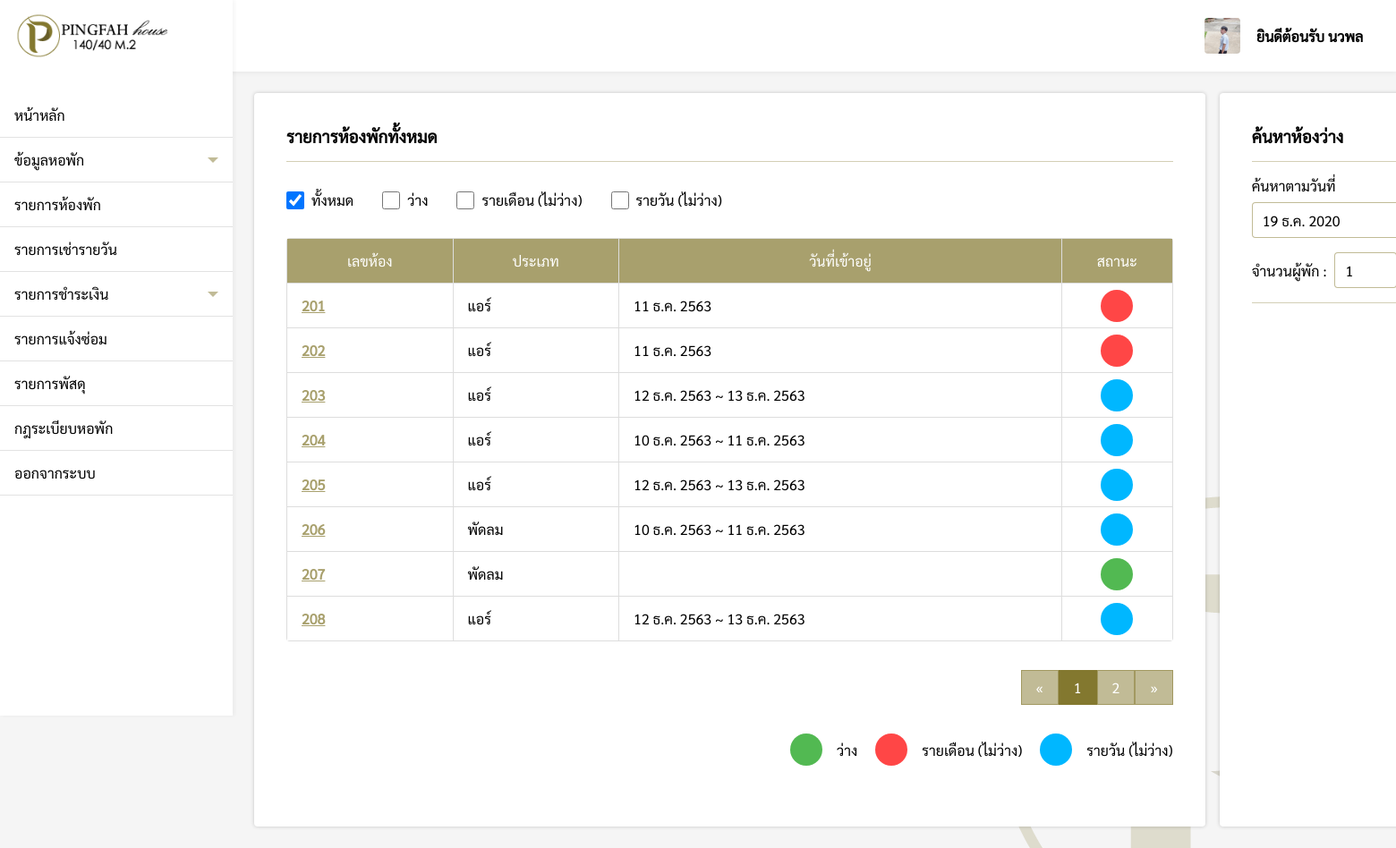
Before: /pages/employee/roomList/index.php (signed in) with the older database file.
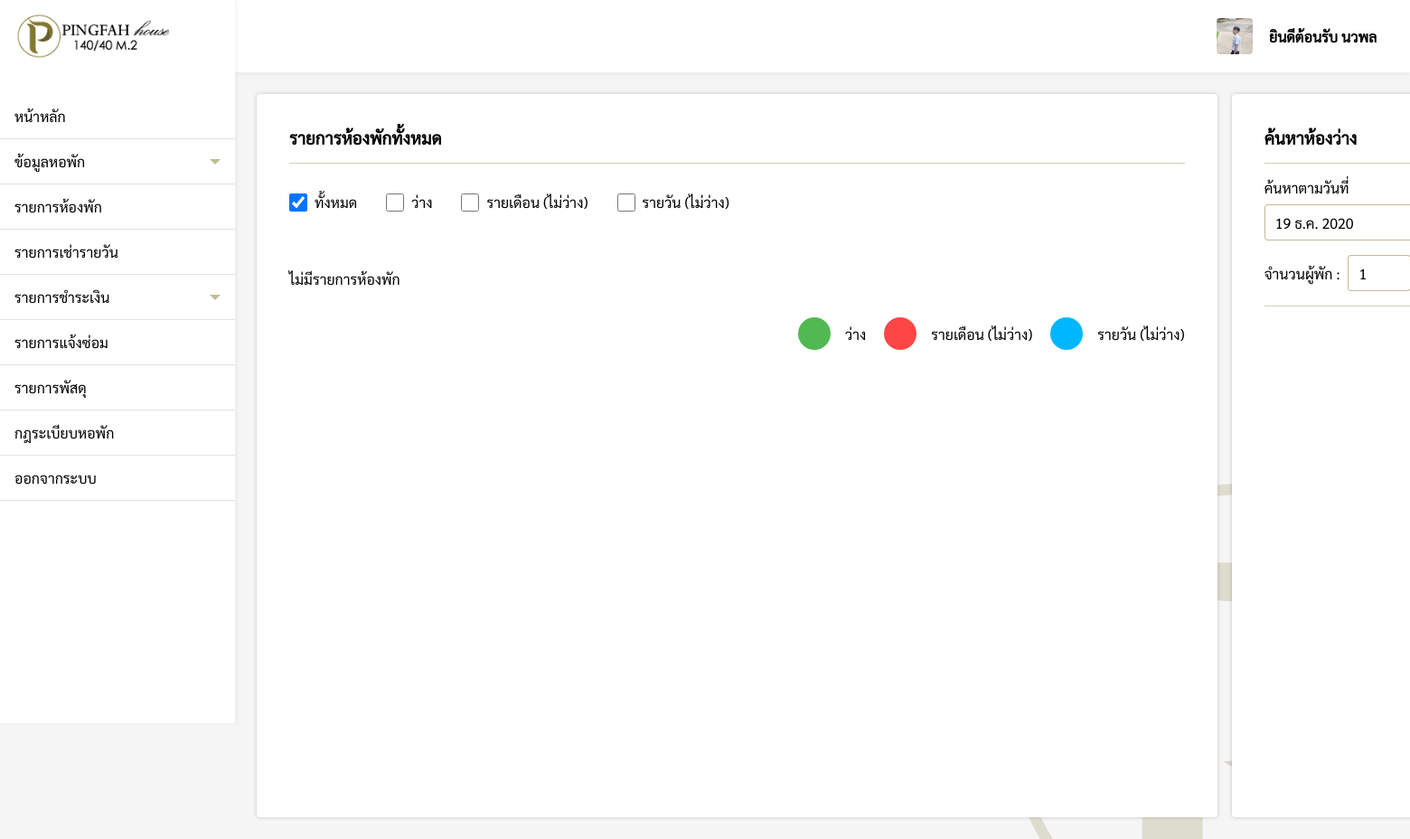
After: the same page with the newer database file.
### tables this page shows
CREATE TABLE `employee` (
  `id` int(11) NOT NULL,
  `title_name` varchar(200) NOT NULL,
  `firstname` varchar(200) NOT NULL,
  `lastname` varchar(200) NOT NULL,
  `nickname` varchar(200) NOT NULL,
  `position` varchar(200) NOT NULL,
  `id_card` varchar(200) NOT NULL,
  `tel` varchar(200) NOT NULL,
  `email` varchar(200) NOT NULL,
  `id_line` varchar(200) NOT NULL,
  `birthday` varchar(200) NOT NULL,
  `age` varchar(200) NOT NULL,
  `race` varchar(200) NOT NULL,
  `nationality` varchar(200) NOT NULL,
  `address` varchar(200) NOT NULL,
  `pic_idcard` varchar(200) NOT NULL,
  `pic_home` varchar(200) NOT NULL,
  `profile_img` varchar(200) NOT NULL,
  `username` varchar(200) NOT NULL,
  `password` varchar(200) NOT NULL
);

CREATE TABLE `roomlist` (
  `room_id` varchar(200) NOT NULL,
  `room_type` varchar(200) NOT NULL,
  `room_status` varchar(200) NOT NULL,
  `come` varchar(200) NOT NULL,
  `check_in` varchar(200) NOT NULL,
  `check_out` varchar(200) NOT NULL
);

### pages/employee/roomList/index.php (the view, shortened to what the changed rows need)
<?php
if($_SESSION['level'] == 'employee'){
    include('../../connection.php');
    include('../../../components/sidebarEPY.php');
    $check = @$_REQUEST['Status'];
    $people = @$_REQUEST['people'];
    $num = 1;
    function DateThai($strDate)
    {
        $strYear = date("Y",strtotime($strDate))+543;
        $strMonth= date("n",strtotime($strDate));
        $strDay= date("j",strtotime($strDate));
        $strMonthCut = Array("","ม.ค.","ก.พ.","มี.ค.","เม.ย.","พ.ค.","มิ.ย.","ก.ค.","ส.ค.","ก.ย.","ต.ค.","พ.ย.","ธ.ค.");
        $strMonthThai=$strMonthCut[$strMonth];
        return "$strDay $strMonthThai $strYear";
    }
?>
<!DOCTYPE html>
<html lang="en">
<head>
    <link rel="stylesheet" href="../../../css/roomList.css">
    <link rel="stylesheet" href="../../../css/my-style.css">
</head>
<body>
    <div class="box" id="roomList">
        <div style="padding:24px;">
            <div class="box-grid">
                <div class="roomList-box">
                    <div>
                        <h3>รายการห้องพักทั้งหมด</h3>
                    </div>
                    <div class="hr"></div>
                    <div style="display:flex;align-items:center;">
                        <div style="padding:16px 16px 32px 0px;display:flex;align-items:center;">
                           <input type="checkbox" id="all" onchange="searchCheck(this.id)" <?php if(!isset($check)){ echo "checked"; } ?>>
                            <label for="scales">ทั้งหมด</label>
                        </div>
                        <div style="padding:16px 16px 32px 16px;display:flex;align-items:center;">
                            <input type="checkbox" id="available" onchange="searchCheck(this.id)"
                                <?php if(isset($check)){ if($check == "available"){ echo "checked";}} ?>>
                            <label for="scales">ว่าง</label>
                        </div>
                        <div style="padding:16px 16px 32px 16px;display:flex;align-items:center;">
                            <input type="checkbox" id="unavailable" onchange="searchCheck(this.id)"
                                <?php if(isset($check)){ if($check == "unavailable"){ echo "checked";}} ?>>
                            <label for="scales">รายเดือน (ไม่ว่าง)</label>
                        </div>
                        <div style="padding:16px 16px 32px 16px;display:flex;align-items:center;">
                            <input type="checkbox" id="daily" onchange="searchCheck(this.id)"
                                <?php if(isset($check)){ if($check == "daily"){ echo "checked";}} ?>>
                            <label for="scales">รายวัน (ไม่ว่าง)</label>
                        </div>
                    </div>
                    <?php
                    $perpage = 8;
                    if(isset($_GET['page'])){
                        $page = $_GET['page'];
                    }else{
                        $page = 1;
                    }
                    $start = ($page - 1) * $perpage;
                    if($check == "available"){
                        $status = "ว่าง";
                        $roomlist = "SELECT * FROM  roomList WHERE room_status = '$status' ORDER BY room_id LIMIT {$start} , {$perpage}";
                    }else if($check == "unavailable"){
                        $status = "ไม่ว่าง";
                        $roomlist = "SELECT * FROM  roomList WHERE room_status = '$status' ORDER BY room_id LIMIT {$start} , {$perpage}";
                    }else{
                        $roomlist = "SELECT * FROM  roomList ORDER BY room_id LIMIT {$start} , {$perpage}";
                    }
                    $room_result = $conn->query($roomlist);
                    if ($room_result->num_rows > 0) {
                    ?>
                    <table>
                        <tr>
                            <th>เลขห้อง</th>
                            <th>ประเภท</th>
                            <th>วันที่เข้าอยู่</th>
                            <th>สถานะ</th>
                        </tr>
                        <?php
                            while($row = mysqli_fetch_array($room_result)) {
                        ?>
                        <form action="../roomList/function/editType.php?ID=<?php echo $row["room_id"]; ?>"
                            method='POST'>
                            <tr>
                                <td><a
                                        href="../roomList/room_id.php?ID=<?php echo $row[0] ?>"><?php echo $row["room_id"]; ?></a>
                                </td>
                                <td <?php echo "id='typeShow" .$row["room_id"] . "'" ?>><?php echo $row["room_type"]; ?>
                                </td>
                                <td>
                                    <?php if($row['come'] != null && $row['room_status'] != 'เช่ารายวัน'){ echo DateThai($row['come']); }; ?>
                                    <?php if($row['check_in'] != null && $row['come'] == null){ echo DateThai($row['check_in']) ." ~ " .DateThai($row['check_out']); } ?>
                                </td>
                                <td>
                                    <?php
                                        if($row["room_status"] == 'ว่าง'){
                                            echo "<div class='status-available'></div>";
                                        }else if($row["room_status"] == 'ไม่ว่าง'){
                                            echo "<div class='status-unavailable'></div>";
                                        }else if($row["room_status"] == 'เช่ารายวัน'){
                                            echo "<div class='status-daily'></div>";
                                        }
                                    ?>
                                </td>
                            </tr>
                        </form>
                        <?php  $num++; }?>
                    </table>
                    <?php
                    if($check == "available"){
                        $sql2 = "SELECT * FROM roomlist WHERE room_status = 'ว่าง'";
                    }else if($check == "unavailable"){
                        $sql2 = "SELECT * FROM roomlist WHERE room_status = 'ไม่ว่าง'";
                    }else if($check == "daily"){
                        $sql2 = "SELECT * FROM roomlist WHERE room_status = 'เช่ารายวัน'";
                    }else{
                        $sql2 = "SELECT * FROM roomlist";
                    }
                    $query2 = mysqli_query($conn, $sql2);
                    $total_record = mysqli_num_rows($query2);
                    $total_page = ceil($total_record / $perpage);
                    ?>
                    <div style="display:flex;justify-content:flex-end">
                        <div class="pagination">
                            <?php
                            if($check == "available"){
                            ?>
                            <a href="index.php?Status=available&page=1">&laquo;</a>
                            <?php for($i=1;$i<=$total_page;$i++){ ?>
                            <a href="index.php?Status=available&page=<?php echo $i; ?>"
                                <?php if($page == $i){ echo "style='background-color: rgb(131, 120, 47, 1);color:#fff;'"; }?>><?php echo $i; ?></a>
                            <?php } ?>
                            <a href="index.php?Status=available&page=<?php echo $total_page; ?>">&raquo;</a>
                            <?php
                            }else{
                            ?>
                            <a href="index.php?page=1">&laquo;</a>
                            <?php for($i=1;$i<=$total_page;$i++){ ?>
                            <a href="index.php?page=<?php echo $i; ?>"
                                <?php if($page == $i){ echo "style='background-color: rgb(131, 120, 47, 1);color:#fff;'"; }?>><?php echo $i; ?></a>
                            <?php } ?>
                            <a href="index.php?page=<?php echo $total_page; ?>">&raquo;</a>
                            <?php } ?>
                        </div>
                    </div>
                    <?php
                    }else{
                        echo "<div style='padding:32px 0'>ไม่มีรายการห้องพัก</div>";
                    }
                    ?>
                    <div style="display:flex;justify-content:flex-end;">
                        <div class="status-grid">
                            <div class="sub-grid">
                                <div class='status-available'></div>
                                <label>ว่าง</label>
                            </div>
                            <div class="sub-grid">
                                <div class='status-unavailable'></div>
                                <label>รายเดือน (ไม่ว่าง)</label>
                            </div>
                            <div class="sub-grid">
                                <div class='status-daily'></div>
                                <label>รายวัน (ไม่ว่าง)</label>
                            </div>
                        </div>
                    </div>
                </div>
                <div class="roomList-box">
                    <h3>ค้นหาห้องว่าง</h3>
                    <div class="hr"></div>
                    <label>ค้นหาตามวันที่</label>
                    <div style="display:flex;align-items:center;padding-top:8px;">
                        <div style="position:relative;">
                            <p id="check_in_date" class="dateText"></p>
                        </div>
                    </div>
                    <div style="display:flex;align-items:center;padding-top:16px;">
                        <div style="display:flex;align-items:center;">
                            <label>จำนวนผู้พัก : </label>
                            <div style="position:relative;padding:0 8px;height:40px;">
                                <input type="number" id="people" name="people" min="1" max="10"
                                    value="<?php echo $people; ?>"
                                    oninput="this.value = this.value > 10 ? 10 : Math.abs(this.value)">
                            </div>
                        </div>
                    </div>
                    <div class="hr"></div>
                </div>
            </div>
        </div>
</body>
</html>
<?php
}else{
    Header("Location: ../../login.php");
}
?>

### components/sidebarEPY.php (shortened to what the changed rows need)
<!DOCTYPE html>
<html lang="en">
<head>
    <link rel="stylesheet" href="/Pingfah/css/navbar.css">
</head>
<body onload="menubar()">
    <div >
        <div class="sidebar">
            <div class="logo_box">
                <img src="/Pingfah/img/logo.png" alt="logo" class="logo">
            </div>
            <ul>
                <a href="/Pingfah/pages/employee/index.php">
                    <li id="main">หน้าหลัก</li>
                </a>
                <li class="dropdown-btn">
                    ข้อมูลหอพัก
                    <div id="arrow-down" class="arrow-down"></div>
                </li>
                <a href="/Pingfah/pages/employee/roomList/index.php">
                    <li id="roomlist">รายการห้องพัก</li>
                </a>
                <a href="/Pingfah/pages/employee/daily/index.php">
                    <li id="daily">รายการเช่ารายวัน</li>
                </a>
                <li class="dropdown-btn2">
                    รายการชำระเงิน
                    <div id="arrow-down2" class="arrow-down"></div>
                </li>
                <a href="/Pingfah/pages/employee/repair/index.php">
                    <li id="repair">รายการแจ้งซ่อม</li>
                </a>
                <a href="/Pingfah/pages/employee/package/index.php">
                    <li id="package">รายการพัสดุ</li>
                </a>
                <a href="/Pingfah/pages/employee/rule/index.php">
                    <li id="rule">กฎระเบียบหอพัก</li>
                </a>
                <a href="/Pingfah/pages/logout.php">
                    <li class="logout">ออกจากระบบ</li>
                </a>
            </ul>
        </div>
        <div class="topbar">
            <div style="padding:16px 24px">
            </div>
            <a href="/Pingfah/pages/employee/myprofile/index.php">
                <div class="profile">
                    <?php
                    $user = $_SESSION['ID'];
                    $sql = "SELECT * FROM employee WHERE username = '$user'";
                    $result = mysqli_query($conn, $sql)or die ("Error in query: $sql " . mysqli_error());
                    $row = mysqli_fetch_array($result);
                    if($row != null){
                    extract($row);
                    }
                    ?>
                    <img src="<?php if(isset($profile_img)){ echo "/Pingfah/pages/images/employee/$user/$profile_img"; }else{ echo "https://sites.google.com/site/rabbiteieicom/_/rsrc/1467891358746/home/image8.jpg"; } ?>"
                        alt="profile_logo" class="profile-logo">
                    <p class="profile-text">ยินดีต้อนรับ <?php echo $_SESSION['name']; ?></p>
                </div>
            </a>
        </div>
    </div>
</body>
</html>

Changed rows visible on the page:
removed roomlist: room_id "201", room_type "แอร์", come "11 ธ.ค. 2563", room_status "ไม่ว่าง" (drawn)
removed roomlist: room_id "202", room_type "แอร์", come "11 ธ.ค. 2563", room_status "ไม่ว่าง" (drawn)
removed roomlist: room_id "203", room_type "แอร์", check_in "12 ธ.ค. 2563", check_out "13 ธ.ค. 2563", room_status "เช่ารายวัน" (drawn)
removed roomlist: room_id "204", room_type "แอร์", check_in "10 ธ.ค. 2563", check_out "11 ธ.ค. 2563", room_status "เช่ารายวัน" (drawn)
removed roomlist: room_id "205", room_type "แอร์", check_in "12 ธ.ค. 2563", check_out "13 ธ.ค. 2563", room_status "เช่ารายวัน" (drawn)
removed roomlist: room_id "206", room_type "พัดลม", check_in "10 ธ.ค. 2563", check_out "11 ธ.ค. 2563", room_status "เช่ารายวัน" (drawn)
removed roomlist: room_id "207", room_type "พัดลม", room_status "ว่าง" (drawn)
removed roomlist: room_id "208", room_type "แอร์", check_in "12 ธ.ค. 2563", check_out "13 ธ.ค. 2563", room_status "เช่ารายวัน" (drawn)
Other visible differences:
text no longer shown: "เลขห้อง ประเภท วันที่เข้าอยู่ สถานะ « »"
text now shown: "ไม่มีรายการห้องพัก"
list line gone: "1"
list line gone: "2"
